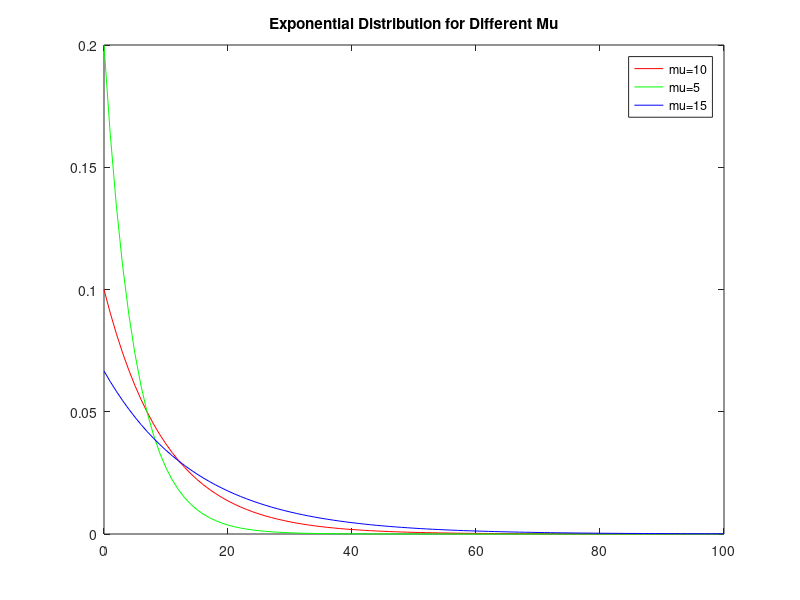

This figure's MATLAB source:
x=0:100;
mu1=10;
mu2=5;
mu3=15;

y1=exppdf(x,mu1);
y2=exppdf(x,mu2);
y3=exppdf(x,mu3);

plot(x,y1,'r');
hold on;
plot(x,y2,'g');
plot(x,y3,'b');
title('Exponential Distribution for Different Mu');
legend('mu=10','mu=5','mu=15');